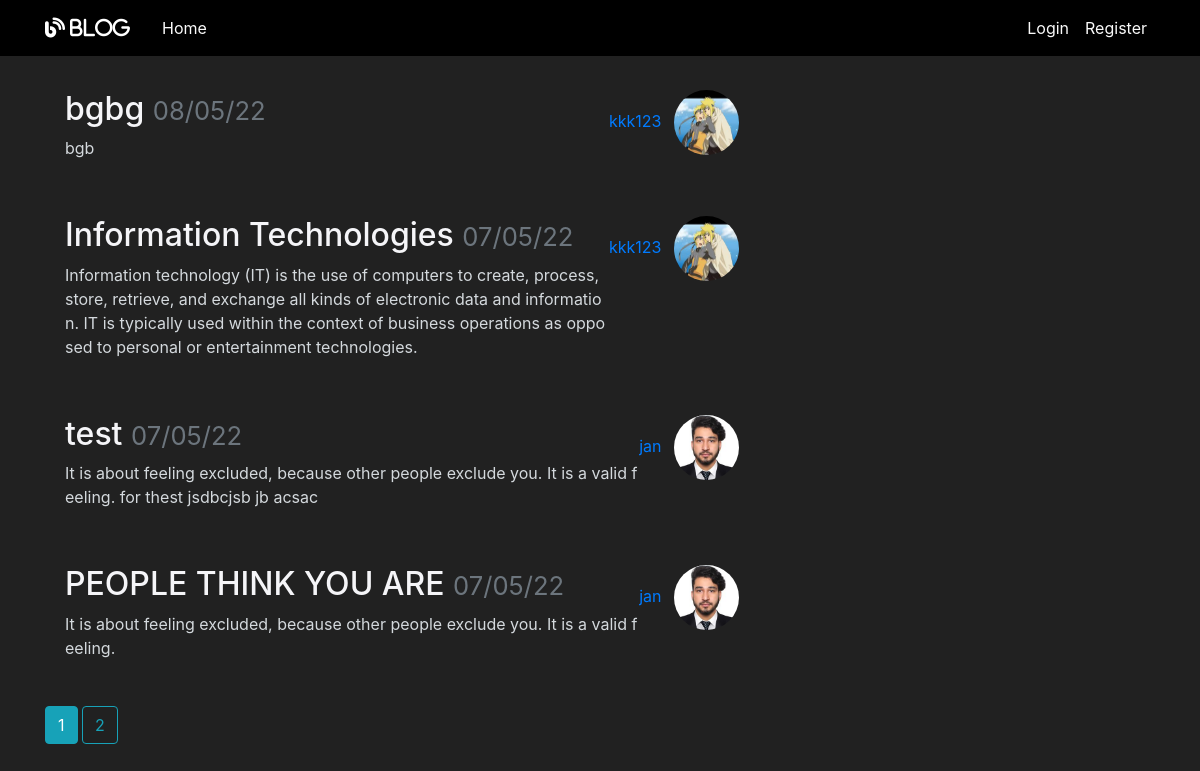
The page /home on the database its author committed.
### flaskblog/models.py (models this page shows, shortened)
class Post(db.Model):
    id = db.Column(db.Integer, primary_key=True)
    title = db.Column(db.String(100), nullable=False)
    date_posted = db.Column(db.DateTime, nullable=False, default=datetime.utcnow)
    content = db.Column(db.Text, nullable=False)
    user_id = db.Column(db.Integer, db.ForeignKey('user.id'), nullable=False)
    likes = db.relationship('PostLike', backref='post', lazy='dynamic')
    is_approved = db.Column(db.Boolean, default=False)
    image_file = db.Column(db.String(20), nullable=False, default='default.jpg')

class User(db.Model, UserMixin):
    id = db.Column(db.Integer, primary_key=True)
    username = db.Column(db.String(20), unique=True, nullable=False)
    role=db.Column(db.Integer,nullable=False,default=3)
    email = db.Column(db.String(120), unique=True, nullable=False)
    image_file = db.Column(db.String(20), nullable=False, default='default.jpg')
    password = db.Column(db.String(60), nullable=False)
    posts = db.relationship('Post', backref='author', lazy=True)
    liked = db.relationship('PostLike',foreign_keys='PostLike.user_id',
    backref='user', lazy='dynamic')

### flaskblog/routes.py (the view)
@app.route("/")
@app.route("/home")
def home():
    page = request.args.get('page', 1, type=int)
    posts=Post.query.filter_by(is_approved = True).order_by(Post.date_posted.desc()).paginate(page=page, per_page=4)
    return render_template('home.html', posts=posts)

### flaskblog/templates/home.html
{% extends "layout.html" %}
{% block content %}
    {% for post in posts.items %}
        <article class="media content-section">
          <div class="media-body">
            <h2><a class="article-title"
              href="{{url_for('post',post_id=post.id)}}">{{ post.title }}
              <small class="text-muted">{{ post.date_posted.strftime('%d/%m/%y') }}</small>
            </a></h2>
            <p class="article-content">{{ post.content }}</p>
          </div>
          <div class="article-metadata">
            <a class="mr-2" href="#">{{ post.author.username }}</a>
            <img class="rounded-circle article-img"
            src=" {{ url_for('static',filename='profile_pics/' + post.author.image_file )}}">
          </div>
        </article>
    {% endfor %}
    {% for page_num in posts.iter_pages( left_edge=1, right_edge=1,
      left_current=1, right_current=2 ) %} {% if page_num %} {% if posts.page ==page_num %}
      <a class="btn btn-info mb-4" href="{{ url_for('home', page=page_num) }}">
        {{ page_num }}</a>
        {% else %}
      <a class="btn btn-outline-info mb-4"
        href="{{ url_for('home', page=page_num) }}">
        {{ page_num }}</a>
        {% endif %} {% else %} ... {% endif %} {% endfor %}
{% endblock content %}

### flaskblog/static/main.css (style rules this page uses)
body { background: #fafafa; color: #333333; margin-top: 5rem; }
h1, h2, h3, h4, h5, h6 { color: #444444; }
.content-section { color: #d4d9dd; padding: 10px 20px; border-radius: 5px; margin-bottom: 20px; }
.article-title { color: #f5f5f8; }
.article-content { white-space: pre-line; word-break: break-all; }
.article-img { height: 65px; width: 65px; margin-right: 16px; }
.article-metadata { padding-bottom: 1px; margin-bottom: 4px; }

### flaskblog/templates/layout.html (style rules this page uses)
body { background-color: #212121; color: white }

### rows shown on the page
Post: title "bgbg", date_posted "08/05/22", content "bgb", author.username "kkk123", image_file (picture)
Post: title "Information Technologies", date_posted "07/05/22", content "Information technology (IT) is the use of computers to create, process, store, retrieve, and exchange all kinds of electronic data and information. IT is typically used within the context of business operations as opposed to personal or entertainment technologies.", author.username "kkk123", image_file (picture)
Post: title "test", date_posted "07/05/22", content "It is about feeling excluded, because other people exclude you. It is a valid feeling. for thest jsdbcjsb jb acsac", author.username "jan", image_file (picture)
Post: title "PEOPLE THINK YOU ARE", date_posted "07/05/22", content "It is about feeling excluded, because other people exclude you. It is a valid feeling.", author.username "jan", image_file (picture)

### other values the page prints
{{ page_num }} "1"
{{ page_num }} "2"
